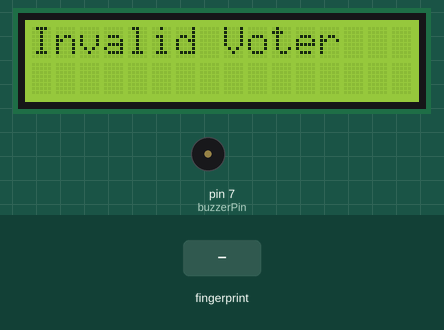
This sketch was run on a simulated Arduino Uno, built with avr-gcc and run on an emulated ATmega328P. On the bench: 16×2 character LCD, buzzer (waves = sounding, pin HIGH). Inputs (shaded band) come from the test bench. What the sketch prints to the serial monitor is not drawn.

Above: at 1.2 s.
1.3 s: finger stored as number 1 placed on the sensor
At 3.6 s:
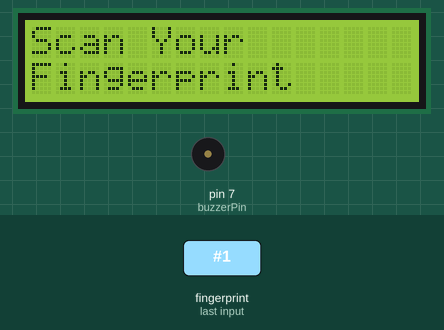
At 6.9 s:
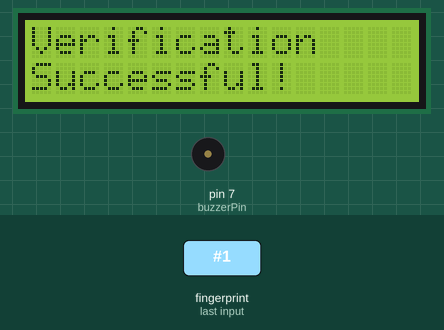
Timing chart, 0 to 8.4 s (numbered marks = the images above; inputs shaded):
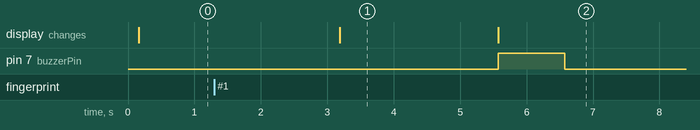

The sketch:

Test-1.ino
```cpp
#include <Adafruit_Fingerprint.h>
#include <SoftwareSerial.h>
#include <LiquidCrystal_I2C.h>

SoftwareSerial mySerial(2, 3); // RX, TX
Adafruit_Fingerprint finger = Adafruit_Fingerprint(&mySerial);
LiquidCrystal_I2C lcd(0x27, 16, 2); // Set the LCD I2C address

const int buzzerPin = 7;


struct Person {
  int id;
  String name;
  String address;
  String nic;
};


Person people[] = {
  {1, "Isuru Darshana", "31/2 Isuru Hathamuna Pilawala", "20003500387"},
  {2, "Chandu Shaviska", "193/1 Pahalagama Thebuwana", "200111302664"},
  {3, "Ashan Bandara ", "196/1 Udagunnepana Gunnepana", "200033600160"},
  {4, "Arunalu Rathnathunga", "214 Mulana Narawala Poddala", "200116902899"},
  };                                                                        //Information of People
const int peopleCount = sizeof(people) / sizeof(Person);

void setup() {
  Serial.begin(9600);
  mySerial.begin(57600);

  pinMode(buzzerPin, OUTPUT);

  lcd.init();
  lcd.backlight();
  displayWelcomeMessage();
}

void loop() {
  int fingerprintID = getFingerprint();

  if (fingerprintID != -1) {

    for (int i = 0; i < peopleCount; i++) {
      if (people[i].id == fingerprintID) {
        displayPersonInfo(people[i]);
        logData(people[i]);
        break;
      }
    }
  } else {
    displayInvalidFingerprintMessage();
  }

  delay(2000); // Delay before next read
}

void displayWelcomeMessage() {
  lcd.clear();
  lcd.setCursor(0, 0);
  lcd.print("Scan Your");
  lcd.setCursor(0, 1);
  lcd.print("Fingerprint");
}

void displayPersonInfo(const Person &person) {
  lcd.clear();
  lcd.setCursor(0, 0);
  lcd.print("Verification");
  lcd.setCursor(0, 1);
  lcd.print("Successful!");
  digitalWrite(buzzerPin, HIGH);
  delay(1000); // Sound buzzer for 1 second
  digitalWrite(buzzerPin, LOW);
}
//Displaying Information on Ardu Spreadsheet
void logData(const Person &person) {

  String dataToLog = String(person.id) + "," + person.name + "," + person.address + "," + person.nic;

  // Log data to the serial
  Serial.println(dataToLog);
}

void displayInvalidFingerprintMessage() {
  lcd.clear();
  lcd.setCursor(0, 0);
  lcd.print("Invalid Voter");
  delay(3000);
  displayWelcomeMessage();
}

int getFingerprint() {
  int p = finger.getImage();
  if (p != FINGERPRINT_OK) return -1;

  p = finger.image2Tz();
  if (p != FINGERPRINT_OK) return -1;

  p = finger.fingerFastSearch();
  if (p != FINGERPRINT_OK) return -1;

  return finger.fingerID;
}
```

Measured:
- after the input at 1.3 s, pin 7 (buzzerPin): LOW → HIGH after 4.3 s, → LOW 1.0 s later
- what the display in image 1 shows lasts 2.4 s, from 3.2 s to 5.6 s
